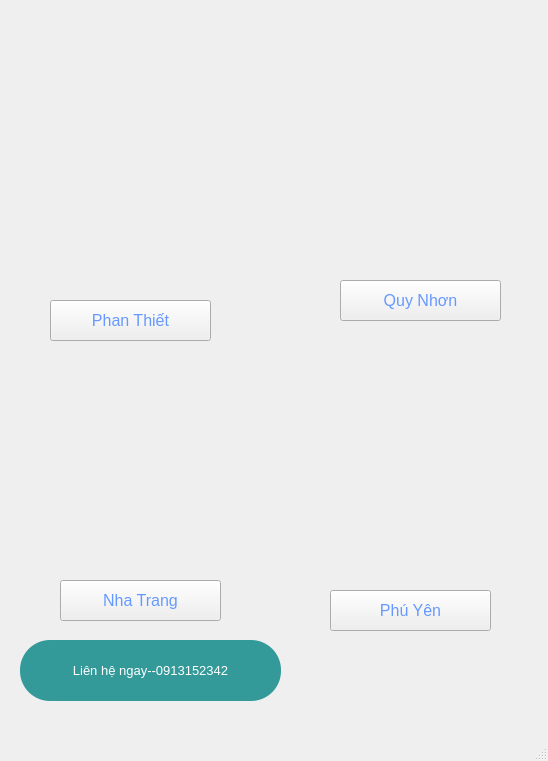
<?xml version="1.0" encoding="UTF-8"?>
<ui version="4.0">
 <class>MainWindow</class>
 <widget class="QMainWindow" name="MainWindow">
  <property name="geometry">
   <rect>
    <x>0</x>
    <y>0</y>
    <width>548</width>
    <height>761</height>
   </rect>
  </property>
  <property name="windowTitle">
   <string>MainWindow</string>
  </property>
  <widget class="QWidget" name="centralwidget">
   <widget class="QLabel" name="label">
    <property name="geometry">
     <rect>
      <x>0</x>
      <y>0</y>
      <width>541</width>
      <height>711</height>
     </rect>
    </property>
    <property name="text">
     <string/>
    </property>
    <property name="pixmap">
     <pixmap>../../../../Downloads/Green Water color Page Border A3 Poster (17).png</pixmap>
    </property>
    <property name="scaledContents">
     <bool>true</bool>
    </property>
   </widget>
   <widget class="QPushButton" name="btnComeback">
    <property name="geometry">
     <rect>
      <x>20</x>
      <y>640</y>
      <width>261</width>
      <height>61</height>
     </rect>
    </property>
    <property name="font">
     <font>
      <pointsize>10</pointsize>
     </font>
    </property>
    <property name="styleSheet">
     <string notr="true">background-color:#339999;
color:white;
border-radius:30</string>
    </property>
    <property name="text">
     <string>Liên hệ ngay--0913152342</string>
    </property>
   </widget>
   <widget class="QPushButton" name="btnPT">
    <property name="geometry">
     <rect>
      <x>50</x>
      <y>300</y>
      <width>161</width>
      <height>41</height>
     </rect>
    </property>
    <property name="font">
     <font>
      <pointsize>12</pointsize>
      <weight>50</weight>
      <bold>false</bold>
     </font>
    </property>
    <property name="styleSheet">
     <string notr="true">color:#6699FF</string>
    </property>
    <property name="text">
     <string>Phan Thiết</string>
    </property>
   </widget>
   <widget class="QPushButton" name="btnQN">
    <property name="geometry">
     <rect>
      <x>340</x>
      <y>280</y>
      <width>161</width>
      <height>41</height>
     </rect>
    </property>
    <property name="font">
     <font>
      <pointsize>12</pointsize>
      <weight>50</weight>
      <bold>false</bold>
     </font>
    </property>
    <property name="styleSheet">
     <string notr="true">color:#6699FF</string>
    </property>
    <property name="text">
     <string>Quy Nhơn</string>
    </property>
   </widget>
   <widget class="QPushButton" name="btnNT">
    <property name="geometry">
     <rect>
      <x>60</x>
      <y>580</y>
      <width>161</width>
      <height>41</height>
     </rect>
    </property>
    <property name="font">
     <font>
      <pointsize>12</pointsize>
      <weight>50</weight>
      <bold>false</bold>
     </font>
    </property>
    <property name="styleSheet">
     <string notr="true">color:#6699FF</string>
    </property>
    <property name="text">
     <string>Nha Trang</string>
    </property>
   </widget>
   <widget class="QPushButton" name="btnPY">
    <property name="geometry">
     <rect>
      <x>330</x>
      <y>590</y>
      <width>161</width>
      <height>41</height>
     </rect>
    </property>
    <property name="font">
     <font>
      <pointsize>12</pointsize>
      <weight>50</weight>
      <bold>false</bold>
     </font>
    </property>
    <property name="styleSheet">
     <string notr="true">color:#6699FF</string>
    </property>
    <property name="text">
     <string>Phú Yên</string>
    </property>
   </widget>
  </widget>
  <widget class="QMenuBar" name="menubar">
   <property name="geometry">
    <rect>
     <x>0</x>
     <y>0</y>
     <width>548</width>
     <height>26</height>
    </rect>
   </property>
  </widget>
  <widget class="QStatusBar" name="statusbar"/>
 </widget>
 <resources/>
 <connections/>
</ui>
